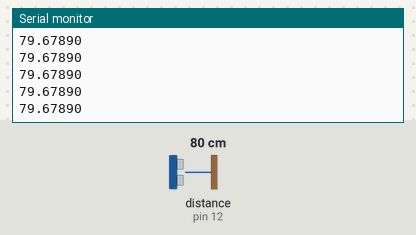
This sketch was run on a simulated Arduino Uno, built with avr-gcc and run on an emulated ATmega328P. Shown: the last lines printed to the serial monitor. Wiring (inferred from the names in the program): ultrasonic range finder: trigger pin 11; echo pin 12. Inputs (shaded band) come from the test bench; at power-on: distance to the obstacle (sensor on pin 12) 80 cm. The echo pulse lasts 58.3 µs per cm.

Above: at 1.2 s.
1.3 s: distance to the obstacle (sensor on pin 12) set to 2 cm
At 1.32 s:
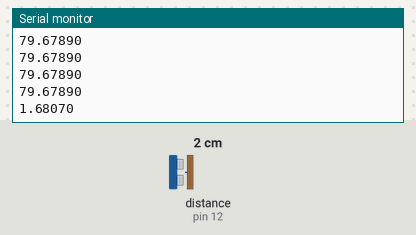
2.8 s: distance to the obstacle (sensor on pin 12) set to 4 cm
At 2.86 s:
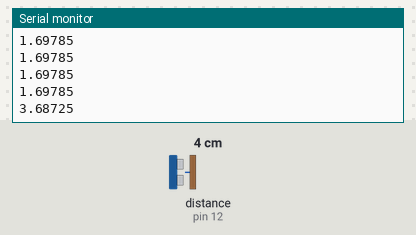
Timing chart, 0 to 5.8 s (numbered marks = the images above; inputs shaded):
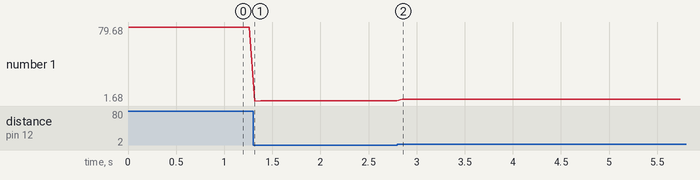

Measured:
- after the input at 1.3 s, the serial monitor: prints a new line at once (image 1)
- after the input at 2.8 s, the serial monitor: prints a new line after 0.05 s (image 2)
- plotted number 1: 79.68 → 1.7 after the input at 1.3 s, 1.7 → 3.69 after the input at 2.8 s

The sketch:

HC_SR04_Ultrasonic_Distance_Sensor.ino
```cpp
int trigPin = 11;
int echoPin = 12;
float speedofSound = .0343; //cm/us
float t_echo, dist;

void setup() {
  //
  Serial.begin (9600);

  pinMode(trigPin, OUTPUT);
  pinMode(echoPin, INPUT);
}

void loop() {
  //
  digitalWrite(trigPin, LOW);
  delayMicroseconds(5);
  digitalWrite(trigPin, HIGH);
  delayMicroseconds(10);
  digitalWrite(trigPin, LOW);

  //Read the signal by counting the pulsewidth
  t_echo = pulseIn(echoPin, HIGH);

  //Speed of sound in Cardiff, CA assumed to be 343 m/s
  //Accounts for distance for trip there and back by dividing by 2
  // Distance = duration/2 X speed of sound ensuring all units match
  // Distance output in meters

  dist = (t_echo/2) * speedofSound;
  //Maximum pulse rate from manufacturer is 25000 us
  if (t_echo < 26000){
    Serial.print(dist,5);
    Serial.print("\n");
  }
  else {
    Serial.print("No Obstacle\n");
  }

  delay(60); // 60 ms is quoted minimum measurement cycle time from manufacturer

}
```
